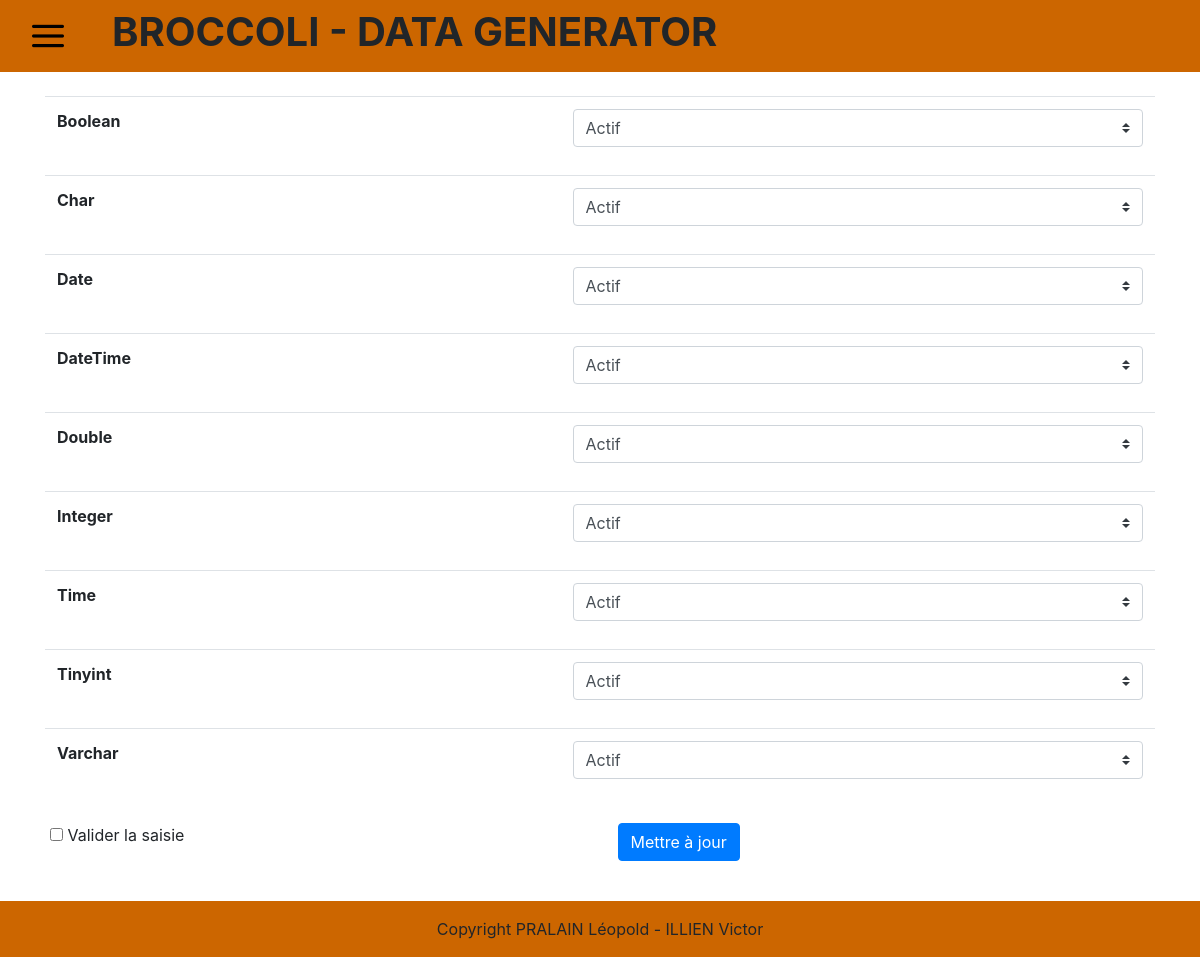
The page /back.php on the database as committed earlier.
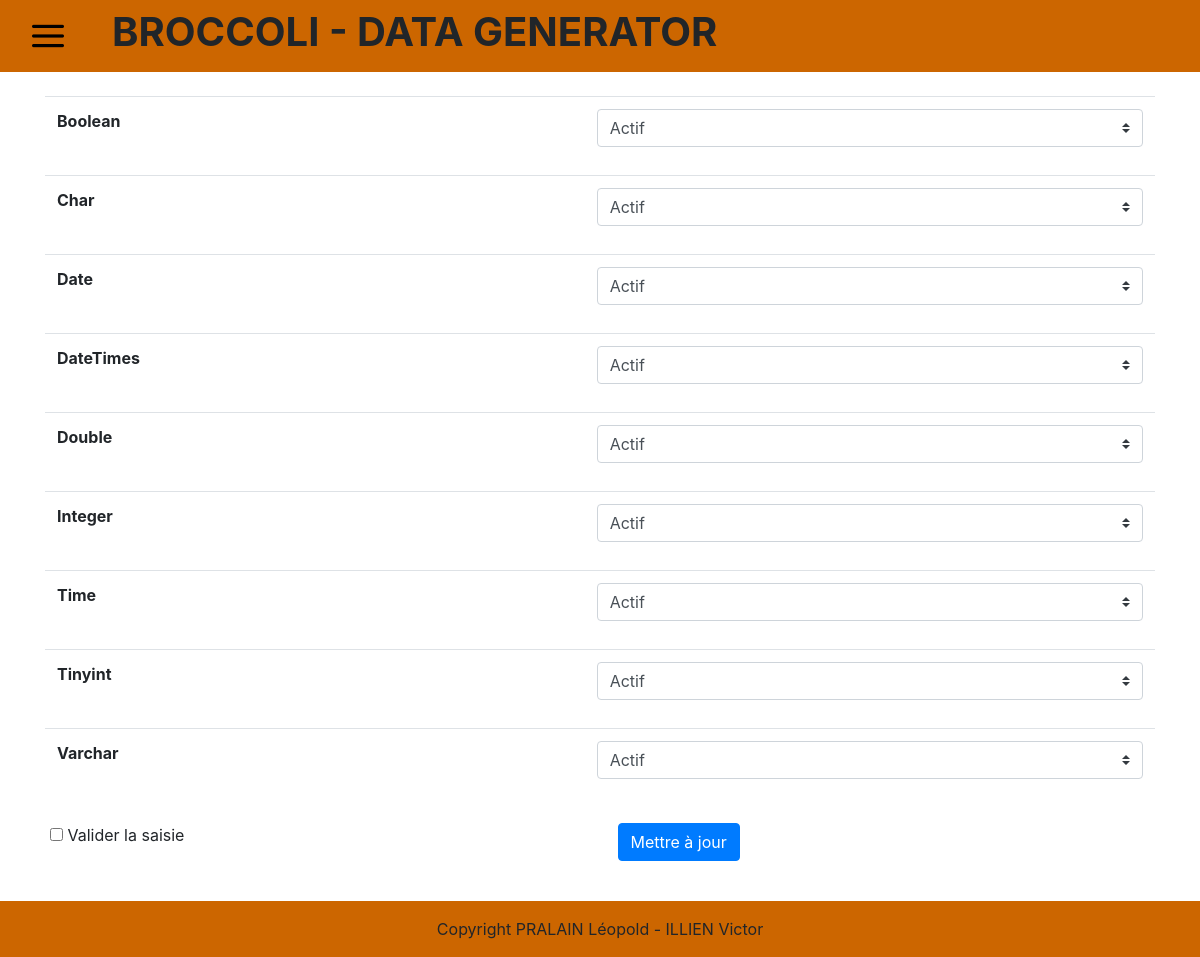
The same page on the database as committed later.
### tables this page shows
CREATE TABLE type_champ(
        type_champ Varchar (512) NOT NULL ,
        actif      Bool NOT NULL
	,CONSTRAINT type_champ_PK PRIMARY KEY (type_champ)
);

### php/database.php (called while the page is built, shortened)
<?php
	function dbRequestTypeActif($db) {
		try {
			$request = 'SELECT * FROM type_champ';
			$statement = $db->prepare($request);
			$statement->execute();
			$result = $statement->fetchAll(PDO::FETCH_ASSOC);
		} catch (PDOException $exception) {
			error_log('Request error: ' .$exception->getMessage());
			return false;
		}
		return $result;
	}
 ?>

### html/back.php (the view, shortened to what this page needs)
<!DOCTYPE html>
<html lang="fr">
<head>
	<link rel="stylesheet" href="https://stackpath.bootstrapcdn.com/bootstrap/4.4.1/css/bootstrap.min.css">
</head>
<body>
	<header>
		<nav class="navbar navbar-expand-lg navbar-light" style="background-color: #CC6600;">
			<div class="collapse navbar-collapse" id="navbarSupportedContent">
				<a class="nav-link" href="#" id="navbarDropdown" role="button" data-toggle="dropdown" aria-haspopup="true"aria-expanded="true"><img src="../img/icon/Menu.png" width="50%"></a>
				<div class="text-center"><h1 style="font-weight: bold;">BROCCOLI - DATA GENERATOR</h1></div>
			</div>
		</nav>
	</header>
	<?php
		require_once("../php/database.php");
		$db = dbConnect();
		$champType = dbRequestTypeActif($db);
	?>
	<br>
	<form method="post">
		<div class="container">
			<table class="table">
				<tbody>
					<?php foreach($champType as $champ) { ?>
						<tr>
							<th scope="row"><?php echo $champ['type_champ']; ?></th>
							<td>
								<div class="input-group mb-3">
									<select class="custom-select" name= <?php echo "actif".$champ['type_champ']; ?>>
										<?php
											if ($champ['actif'] == 1) {
												echo "<option value='Actif' selected>Actif</option>"
													 ."<option value='Inactif'>Inactif</option>";
											} else {
												echo "<option value='Actif'>Actif</option>"
													."<option value='Inactif' selected>Inactif</option>";
											}
										?>
									</select>
								</div>
							</td>
						</tr>
					<?php } ?>
				</tbody>
			</table>
			<div class="row">
				<div class="form-check col">
					<input type="checkbox" name="check">
					<label class="form-check-label" for="check">Valider la saisie</label>
				</div>
				<div class="col">
					<button type="submit" class="btn btn-primary" id="maj">Mettre à jour</button>
				</div>
			</div>
		</div>
	</form>
	<br><br><br><br>
	<footer class="fixed-bottom" style="background-color: #CC6600;">
		<div class="footer-copyright py-3 text-center">
			Copyright PRALAIN Léopold - ILLIEN Victor
		</div>
	</footer>
</body>
</html>

Rows that differ between the two databases and show on the page:
removed type_champ: type_champ "DateTime", actif+type_champ "Actif"
added type_champ: type_champ "DateTimes", actif+type_champ "Actif"
